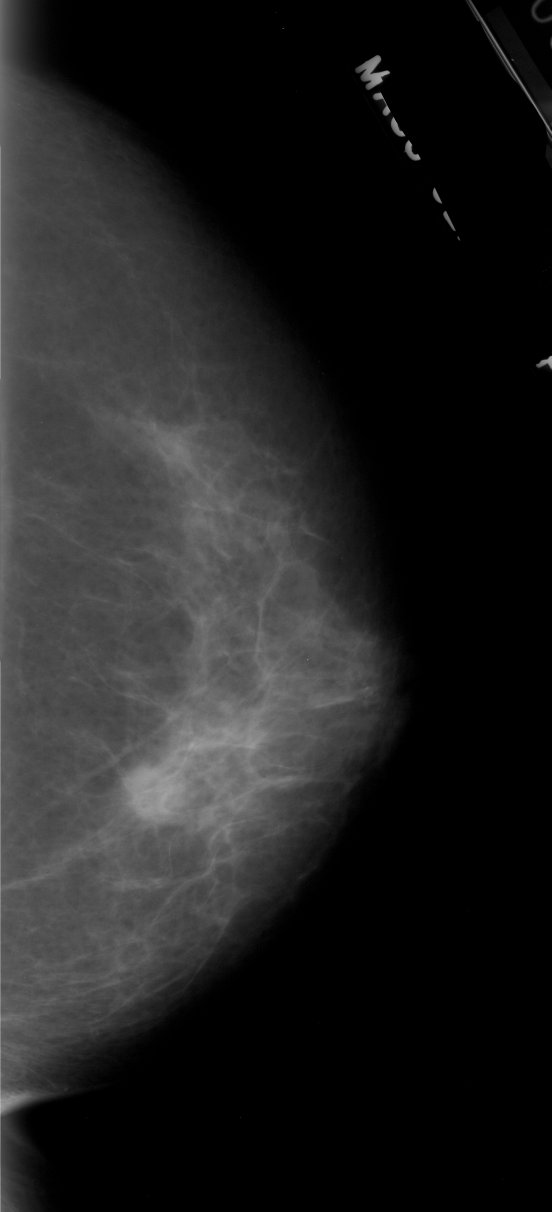
#> input picture dataset/manifest-ZkhPvrLo5216730872708713142/CBIS-DDSM/Mass_Training/full mammogram images/TODO/Mass_Training_P_00313_RIGHT_CC.png, 2206 x 4846 px, found by its file name (shown at 1/4 size); its folder holds only this picture in this run
$ jupyter execute --allow-errors 'DETECCION Y CLASIFICACION CANCER DE MAMA CODIGO.ipynb'   (shell and % lines are left out)
#> lines starting #> are read from the running program, lines starting #| are printed output that depends on the picture
# Identificación de tumores de mama a partir del análisis de imágenes con técnicas de aprendizaje profundo

## CNNs

## Preprocesamiento del dataset

### Importación de librerías

[cell 1]
#CNNs
import os
import pydicom
import numpy as np
import cv2
import matplotlib.pyplot as plt
import tensorflow as tf
from PIL import Image
from pathlib import Path
from sklearn.model_selection import train_test_split
from tensorflow.keras.utils import img_to_array, load_img
from tensorflow.keras.regularizers import L1
from tensorflow.keras.regularizers import L2
from tensorflow.keras.regularizers import L1L2

# YOLO
import shutil
from ultralytics import YOLO
from collections import defaultdict

### Clasificación y transformación de las imágenes

[cell 2]
# Se determinan las rutas de los archivos
base_dir = r'C:\Users\mcamp\OneDrive\Documentos\TFGDEF2\manifest-ZkhPvrLo5216730872708713142\CBIS-DDSM\Mass_Training'
output_dir = Path(base_dir)

# Se definen las carpetas en las que serán clasificadas las mamografías
main_folders = ["ROI mask images", "full mammogram images", "cropped images"]

def create_main_folders():
    """
    Función destinada a la creación de carpetas principales si no existen previamente
    """
    for folder in main_folders:
        path = output_dir / folder
        if not path.exists():
            path.mkdir(parents=True)

# [45 lines left out: functions resize_with_padding, preprocess_image, not called in this run]

def reorganize_images():
    """
    Función principal destinada a la reorganización y transformación de imágenes.
    """
    create_main_folders()

    # Viaja entre las carpetas del dataset hasta alcanzar los documentos fundamentales para el estudio
    for class_folder in os.listdir(base_dir):
        class_path = os.path.join(base_dir, class_folder)
        if os.path.isdir(class_path):
            print(f"Clase: {class_folder}")

            for first_level_folder in os.listdir(class_path):
                first_level_path = os.path.join(class_path, first_level_folder)
                if os.path.isdir(first_level_path):
                    print(f"Primer nivel: {first_level_folder}")

                    for second_level_folder in os.listdir(first_level_path):
                        second_level_path = os.path.join(first_level_path, second_level_folder)
                        if os.path.isdir(second_level_path):
                            print(f"Segundo nivel: {second_level_folder}")

                            for third_level_folder in os.listdir(second_level_path):
                                third_level_path = os.path.join(second_level_path, third_level_folder)
                                if os.path.isdir(third_level_path):
                                    words = third_level_folder.split("-")

                                    # Verifica el tipo de carpeta y procesa los documentos
                                    if "ROI mask images" in words:
                                        roi_output_folder = output_dir / "ROI mask images" / class_folder
                                        cropped_output_folder = output_dir / "cropped images" / class_folder
                                        target_size_roi = (800, 1350)
                                        target_size_cropped = (550, 550)

                                        # Crea las carpetas de salida si no existen
                                        if not roi_output_folder.exists():
                                            roi_output_folder.mkdir(parents=True)
                                        if not cropped_output_folder.exists():
                                            cropped_output_folder.mkdir(parents=True)

                                        documents = sorted(os.listdir(third_level_path))
                                        for idx, document in enumerate(documents):
                                            source_path = os.path.join(third_level_path, document)
                                            if os.path.isfile(source_path):
                                                if idx == 0:  # La carpeta asignada a la primera imagen es "cropped images"
                                                    target_path = cropped_output_folder / f"{class_folder}_{first_level_folder}_{second_level_folder}_{document.replace('.dcm', '.png')}"
                                                    preprocess_image(source_path, target_path, target_size_cropped)
                                                elif idx == 1:  # La carpeta asignada a la primera imagen es "ROI mask images"
                                                    target_path = roi_output_folder / f"{class_folder}_{first_level_folder}_{second_level_folder}_{document.replace('.dcm', '.png')}"
                                                    preprocess_image(source_path, target_path, target_size_roi)
                                    elif "full mammogram images" in words:
                                        output_folder = output_dir / "full mammogram images" / class_folder
                                        target_size = (800, 1350)

                                        if not output_folder.exists():
                                            output_folder.mkdir(parents=True)

                                        for document in os.listdir(third_level_path):
                                            source_path = os.path.join(third_level_path, document)
                                            if os.path.isfile(source_path):
                                                target_path = output_folder / f"{class_folder}_{first_level_folder}_{second_level_folder}_{document.replace('.dcm', '.png')}"
                                                preprocess_image(source_path, target_path, target_size)
                                    elif "cropped images" in words:
                                        output_folder = output_dir / "cropped images" / class_folder
                                        target_size = (550, 550)

                                        if not output_folder.exists():
                                            output_folder.mkdir(parents=True)

                                        for document in os.listdir(third_level_path):
                                            source_path = os.path.join(third_level_path, document)
                                            if os.path.isfile(source_path):
                                                target_path = output_folder / f"{class_folder}_{first_level_folder}_{second_level_folder}_{document.replace('.dcm', '.png')}"
                                                preprocess_image(source_path, target_path, target_size)

if __name__ == "__main__":
    reorganize_images()

### Carga de directorios e imágenes

#### Carga de directorios

[cell 3]
mass_train_dir = r'C:\Users\mcamp\OneDrive\Documentos\TFGDEF2\manifest-ZkhPvrLo5216730872708713142\CBIS-DDSM\Mass_Training'
mass_test_dir = r'C:\Users\mcamp\OneDrive\Documentos\TFGDEF2\manifest-ZkhPvrLo5216730872708713142\CBIS-DDSM\Mass_Test'

#### Carga de imágenes

##### Variables globales

[cell 4]
target_size_full = (800, 1350)
target_size_cropped = (550, 550)
batch_size = 16

##### Procesamiento de imágenes

[cell 5]
def load_images_from_mass_structure(base_dir, image_type, target_size):
    """
    Función destinada a la carga de imágenes PNG desde los directorios donde se encuentran los datasets de entrenamiento
    y validación.
    """
#> called with image_type = 'full mammogram images', target_size = (800, 1350)
    images = []
    labels = []
    class_dir = os.path.join(base_dir, image_type)
    class_names = sorted(os.listdir(class_dir))

    for label, class_name in enumerate(class_names):
        class_path = os.path.join(class_dir, class_name)
        if os.path.isdir(class_path):
            for file_name in os.listdir(class_path):
                if file_name.endswith(".png"):
                    img_path = os.path.join(class_path, file_name)
                    try:
                        with Image.open(img_path) as img:
#> img is the input picture: PIL image 2206x4846 L; min 0, max 255, mean 32.5
                            if img.mode != "L":
                                img = img.convert("L")
                            img = img.resize(target_size, Image.Resampling.LANCZOS)
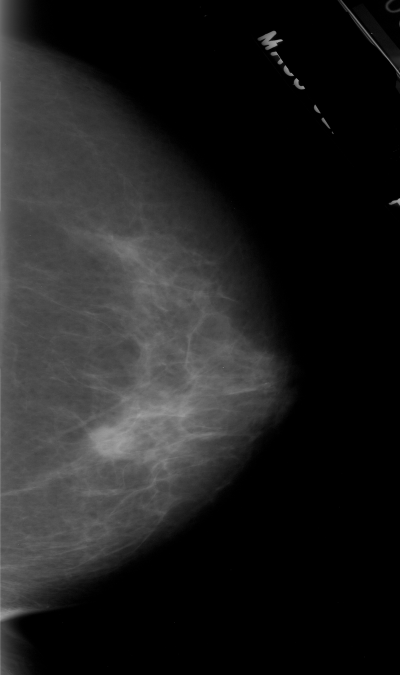
#> img: PIL image 800x1350 L (shown at 1/2 size); min 0, max 182, mean 32.5
                            image_array = img_to_array(img)
                            images.append(image_array)
                            labels.append(label)
                        print(f"Imagen {img_path} procesada")
                    except Exception as e:
                        print(f"Error al procesar la imagen {img_path}: {e}")

    return np.array(images), np.array(labels), class_names

##### Carga de imágenes de entrenamiento

#> (a cell that did not finish here is left out)

##### Carga de imágenes de validación

#> (a cell that did not finish here is left out)

#> call 2 of load_images_from_mass_structure, with image_type = 'full mammogram images', target_size = (800, 1350)
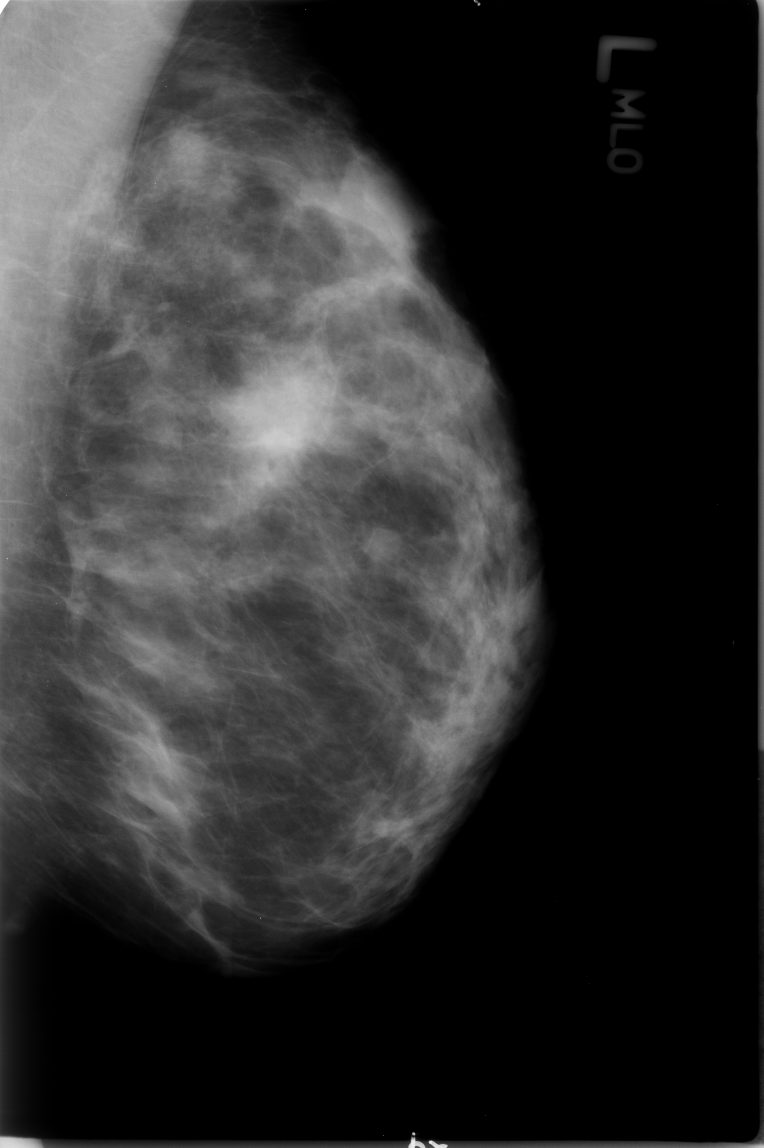
#> input picture dataset/manifest/CBIS-DDSM/Mass_Test/full mammogram images/TODO/Mass_Test_P_00662_LEFT_MLO.png, 3056 x 4592 px, found by its file name (shown at 1/4 size)
#> in load_images_from_mass_structure, img is the input picture: PIL image 3056x4592 L; min 0, max 255, mean 46.8
#> in load_images_from_mass_structure (call 2), `img = img.resize(target_size, Image.Resampling.LANCZOS)`:
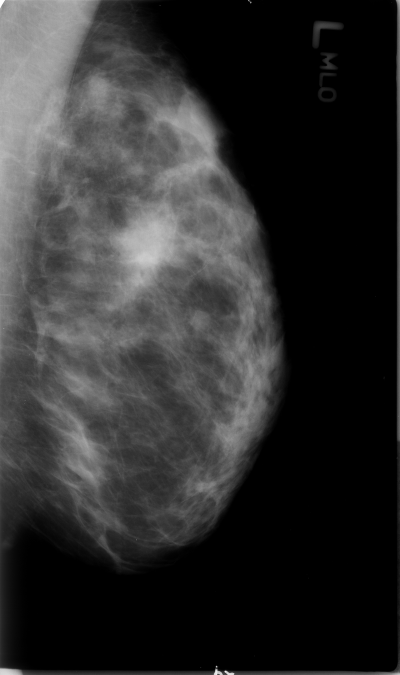
#> img: PIL image 800x1350 L (shown at 1/2 size); min 0, max 255, mean 46.8
